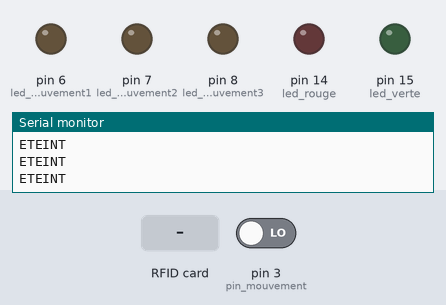
A sketch run on a simulated Arduino Uno, built with avr-gcc and run on an emulated ATmega328P. Parts: output pins drawn as LEDs (lit = HIGH), the last lines printed to the serial monitor. The inputs (shaded band) are chosen by the test bench; at power-on: pin 3 (pin_mouvement) LOW. Pins used as bus, display or sensor lines are not drawn.

Above: at 4.2 s.
4.3 s: pin 3 (pin_mouvement) driven HIGH
At 4.6 s:
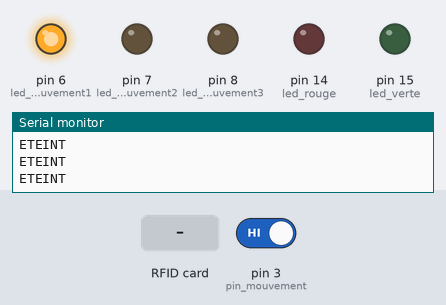
7.3 s: RFID card 32 CE FA 33 held to the reader
At 8.1 s:
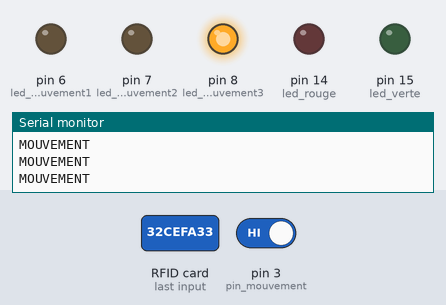
9.8 s: RFID card D2 2E EA 33 held to the reader
At 10.2 s:
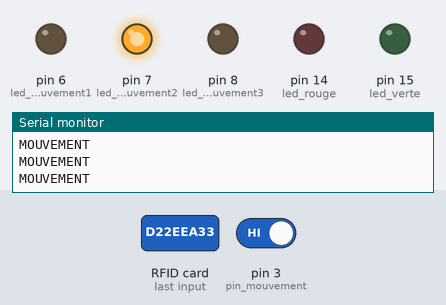
11.3 s: RFID card E2 FD F3 33 held to the reader
At 12.1 s:
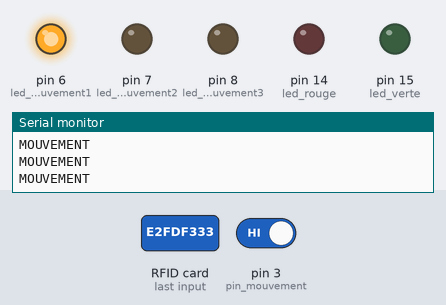
12.8 s: RFID card 5E 7A 19 C4 held to the reader
At 13.7 s:
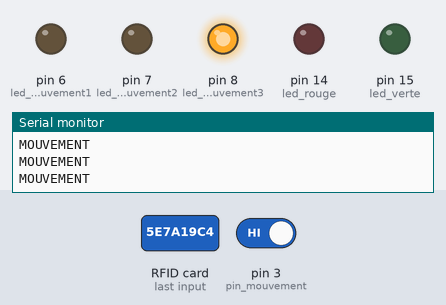
14.3 s: RFID card 32 CE FA 33 held to the reader
At 14.8 s:
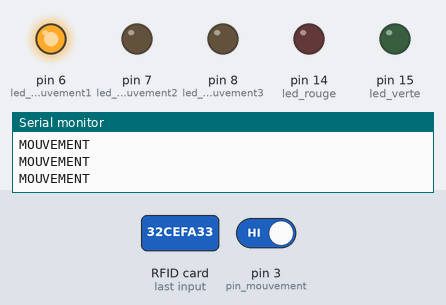
Timing chart, 0 to 16.8 s (numbered marks = the images above; inputs shaded):
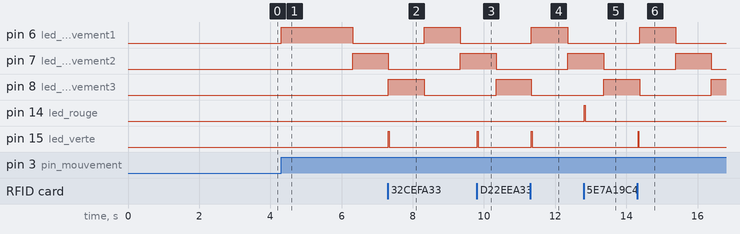

Measured:
- after the input at 4.3 s, pin 6 (led_mouvement1): LOW → HIGH at once, → LOW 2.0 s later; pin 7 (led_mouvement2): LOW → HIGH after 2.0 s
- after the input at 7.3 s, pin 15 (led_verte): LOW → HIGH at once, → LOW 0.03 s later
- after the input at 9.8 s, pin 15 (led_verte): LOW → HIGH at once, → LOW 0.03 s later
- after the input at 11.3 s, pin 15 (led_verte): LOW → HIGH at once, → LOW 0.03 s later
- after the input at 12.8 s, pin 14 (led_rouge): LOW → HIGH at once, → LOW 0.03 s later
- after the input at 14.3 s, pin 15 (led_verte): LOW → HIGH at once, → LOW 0.03 s later

The sketch:

bico_slave_v1.ino
```cpp
#include <SPI.h>
#include <MFRC522.h>

#define RST_PIN 9
#define SS_PIN 10
MFRC522 module_rfid(SS_PIN, RST_PIN);

int led_rouge = 14;
int led_verte = 15;
int led_mouvement1 = 6;
int led_mouvement2 = 7;
int led_mouvement3 = 8;
int pin_mouvement = 3;

enum ETATS {ETAT_ETEINT, ETAT_MOUVEMENT};
enum RFID {RFID_AUCUN, RFID_INCONNU, RFID_CONNU};

void setup() {
  pinMode(led_rouge, OUTPUT);
  pinMode(led_verte, OUTPUT);

  pinMode(led_mouvement1, OUTPUT);
  pinMode(led_mouvement2, OUTPUT);
  pinMode(led_mouvement3, OUTPUT);

  pinMode(pin_mouvement, INPUT);

  SPI.begin();
  module_rfid.PCD_Init();
  Serial.begin(9600);

  delay(3000);
}

// retourne 0 si pas de rfid lue, 1 si rfid est reconnue, 2 si rfid inconnue
int check_rfid()
{
  int statut = RFID_AUCUN;
  if (module_rfid.PICC_IsNewCardPresent() && module_rfid.PICC_ReadCardSerial())
  {
    String UID = "";

    for (byte i = 0; i < module_rfid.uid.size; i++) {
      UID.concat(String(module_rfid.uid.uidByte[i] < 0x10 ? " 0" : " "));
      UID.concat(String(module_rfid.uid.uidByte[i], HEX));
    }

    UID.toUpperCase();

    Serial.println(UID);

    if (UID.substring(1) == "32 CE FA 33"
      ||UID.substring(1) == "D2 2E EA 33"
      ||UID.substring(1) == "E2 FD F3 33"
      ||UID.substring(1) == "A2 D0 F4 33"
      ||UID.substring(1) == "C2 CD FA 33"
      ||UID.substring(1) == "92 06 F4 33"
      ||UID.substring(1) == "32 D1 F4 33"
      ||UID.substring(1) == "62 B6 F1 33"
      ||UID.substring(1) == "32 1B EF 33"
      ||UID.substring(1) == "22 2F EA 33")
    {
      statut = RFID_CONNU;
    } else {
      statut = RFID_INCONNU;
    }
  }
  return statut;
}

bool check_presence() {
  return digitalRead(pin_mouvement);
}

unsigned long dernier_changement_etat = 0;
unsigned long allumage_led_rouge = 0;
unsigned long allumage_yeux = 0;

int etat = ETAT_ETEINT;
int compteur_yeux = 0;

void loop()
{
  unsigned long maintenant = millis();
  if( (maintenant - dernier_changement_etat) < 2000) return;

  int statut = check_rfid();
  if(statut == RFID_CONNU)
  {
    digitalWrite(led_verte, HIGH);
    digitalWrite(led_rouge, LOW);
  }
  else if(statut == RFID_INCONNU)
  {
    digitalWrite(led_verte, LOW);
    digitalWrite(led_rouge, HIGH);
  }
  else
  {
    digitalWrite(led_verte, LOW);
    digitalWrite(led_rouge, LOW);
  }

  if(etat == ETAT_ETEINT)
  {
    Serial.println("ETEINT");
    if(check_presence())
    {
      etat = ETAT_MOUVEMENT;
      dernier_changement_etat = maintenant;

      digitalWrite(led_mouvement1, HIGH);
      allumage_yeux = maintenant;
    }
  }
  else if(etat == ETAT_MOUVEMENT)
  {
    Serial.println("MOUVEMENT");

    if( (maintenant - allumage_yeux) > 1000)
    {
      allumage_yeux = maintenant;
      compteur_yeux += 1;

      if(compteur_yeux % 3 == 0)
      {
        Serial.println("YEUX1");
        digitalWrite(led_mouvement3, LOW);
        digitalWrite(led_mouvement1, HIGH);
      }
      if(compteur_yeux % 3 == 1)
      {
        Serial.println("YEUX2");
        digitalWrite(led_mouvement1, LOW);
        digitalWrite(led_mouvement2, HIGH);
      }
      if(compteur_yeux % 3 == 2)
      {
        Serial.println("YEUX3");
        digitalWrite(led_mouvement2, LOW);
        digitalWrite(led_mouvement3, HIGH);
      }
      if(compteur_yeux >= 12)
      {
        etat = ETAT_ETEINT;
        dernier_changement_etat = maintenant;

        compteur_yeux = 0;
        digitalWrite(led_mouvement1, LOW);
        digitalWrite(led_mouvement2, LOW);
        digitalWrite(led_mouvement3, LOW);
      }
    }
  }
}
```
